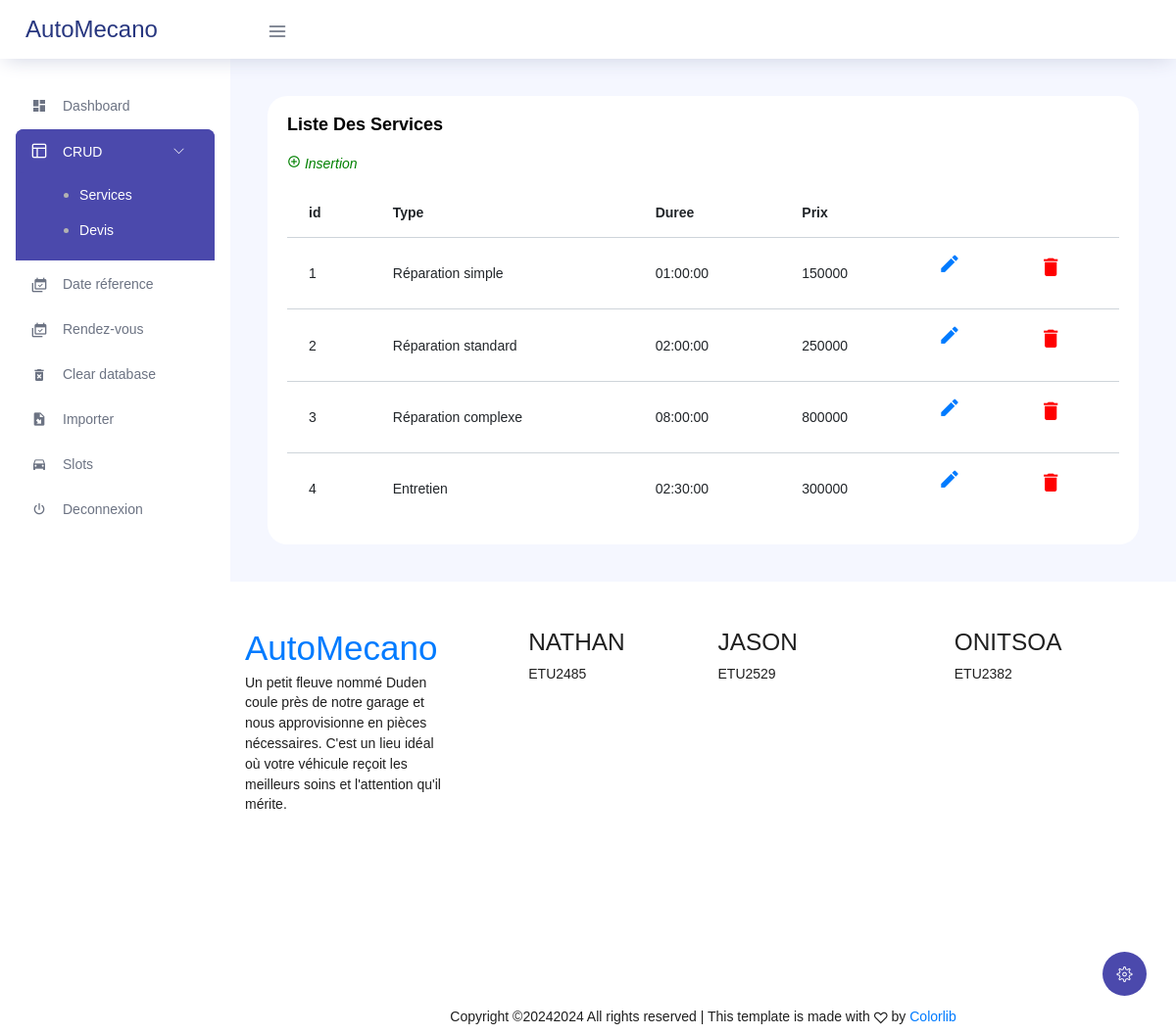
The page /service/list on the database its author committed.
### tables this page shows
CREATE TABLE g_services (
    id INT AUTO_INCREMENT PRIMARY KEY,
    type VARCHAR(50) NOT NULL,
    duree TIME NOT NULL,
    prix INT NOT NULL
);

### application/views/templates/template-admin.php (called while the page is built)
<?php
    $this->load->view("templates/header-admin");
    $this->load->view($contents);
    $this->load->view("templates/footer-admin");
?>

### application/controllers/service.php (called while the page is built, shortened)
<?php
class service extends CI_Controller{
    public function __construct()
    {
        $this->load->model('service_model');
        $this->load->helper('form');
    }
    public function list(){
        $data=array();
        $data['services']=$this->service_model->get_all();
        $data['contents'] = 'list-services';
        $this->load->view('templates/template-admin', $data);
    }
}
?>

### index.php (called while the page is built, shortened)
<?php
require_once BASEPATH.'core/CodeIgniter.php';

### application/models/service_model.php (called while the page is built, shortened)
<?php
class service_model extends CI_Model {
    public function get_all(){
        $query = $this->db->get('g_services');
        return $query->result_array();
    }
}
?>

### application/views/list-services.php (the view)
<div class="main-panel">
    <div class="content-wrapper">
        <div class="card">
                        <div class="card-body">
                        <h4 class="card-title">Liste des services</h4>
                        <p class="card-description">
                            <a style="color:green;" href="form"><i class="mdi mdi-plus-circle-outline"> Insertion</a></i>
                        </p>
                        <div class="table-responsive">
                            <table class="table table-hover">
                            <thead>
                                <tr>
                                <th>id</th>
                                <th>Type</th>
                                <th>Duree</th>
                                <th>Prix</th>
                                <th></th>
                                <th></th>
                                </tr>
                            </thead>
                            <tbody>
                                <?php foreach($services as $service){?>
                                    <tr>
                                        <td><?php echo $service['id'];?></td>
                                        <td><?php echo $service['type'];?></td>
                                        <td><?php echo $service['duree'];?></td>
                                        <td><?php echo $service['prix'];?></td>
                                        <td><h3><a href=<?php echo "form/".$service['id'];?>><i class="mdi mdi-border-color"></i></a></h3></td>
                                        <td><h3><a style="color: red;" href=<?php echo "delete/".$service['id'];?>><i class="mdi mdi-delete"></a></h3></td>
                                    </tr>
                                <?php } ?>
                            </tbody>
                            </table>
                        </div>
                        </div>
                    </div>
    </div>

### application/views/templates/header-admin.php (shortened to what this page needs)
<!DOCTYPE html>
<html lang="en">
<head>
  <link rel="stylesheet" href="<?php echo base_url('assets/vendors/feather/feather.css') ?>">
  <link rel="stylesheet" href="<?php echo base_url('assets/vendors/ti-icons/css/themify-icons.css') ?>">
  <link rel="stylesheet" href="<?php echo base_url('assets/vendors/css/vendor.bundle.base.css') ?>">
  <link rel="stylesheet" href="<?php echo base_url('assets/vendors/datatables.net-bs4/dataTables.bootstrap4.css') ?>">
  <link rel="stylesheet" href="<?php echo base_url('assets/vendors/ti-icons/css/themify-icons.css') ?>">
  <link rel="stylesheet" type="text/css" href="<?php echo base_url('assets/js/select.dataTables.min.css') ?>">
  <link rel="stylesheet" href="<?php echo base_url('assets/vendors/mdi/css/materialdesignicons.min.css') ?>">
  <link rel="stylesheet" href="<?php echo base_url('assets/css/vertical-layout-light/style.css')?>">
  <link rel="stylesheet" href="<?php echo base_url('assets/css/calendrier.css') ?>">
  <link rel="stylesheet" href="<?php echo base_url('assets/css/main.min.css') ?>">
  <link rel="stylesheet" href="<?php echo base_url('assets/css/main.css') ?>">
</head>
<body>
  <div class="container-scroller">
    <nav class="navbar col-lg-12 col-12 p-0 fixed-top d-flex flex-row">
      <div class="text-center navbar-brand-wrapper d-flex align-items-center justify-content-center">
        <a class="navbar-brand brand-logo mr-5" href="index.html">AutoMecano</a>
      </div>
      <div class="navbar-menu-wrapper d-flex align-items-center justify-content-end">
        <button class="navbar-toggler navbar-toggler align-self-center" type="button" data-toggle="minimize">
          <span class="icon-menu"></span>
        </button>
      </div>
    </nav>
    <div class="container-fluid page-body-wrapper">
      <div class="theme-setting-wrapper">
        <div id="settings-trigger"><i class="ti-settings"></i></div>
      </div>
      <nav class="sidebar sidebar-offcanvas" id="sidebar">
        <ul class="nav">
          <li class="nav-item">
              <a class="nav-link" href="<?php echo base_url('dashboard')?>">
              <i class="mdi mdi-view-dashboard menu-icon"></i>
              <span class="menu-title">Dashboard</span>
            </a>
          </li>
          <li class="nav-item">
            <a class="nav-link" data-toggle="collapse" href="#ui-basic" aria-expanded="false" aria-controls="ui-basic">
              <i class="icon-layout menu-icon"></i>
              <span class="menu-title">CRUD</span>
              <i class="menu-arrow"></i>
            </a>
            <div class="collapse" id="ui-basic">
              <ul class="nav flex-column sub-menu">
                <li class="nav-item"> <a class="nav-link" href="<?php echo base_url('service/list') ?>">Services</a></li>
                <li class="nav-item"> <a class="nav-link" href="<?php echo base_url("devis/list") ?>">Devis</a></li>
              </ul>
            </div>
          </li>
          <li class="nav-item">
            <a class="nav-link" href="<?php echo base_url('configuration')?>">
            <i class="mdi mdi-calendar-multiple-check menu-icon"></i>
            <span class="menu-title">Date réference</span>
          </a>
          </li>
          <li class="nav-item">
            <a class="nav-link" href="<?php echo base_url('reservation')?>">
            <i class="mdi mdi-calendar-multiple-check menu-icon"></i>
            <span class="menu-title">Rendez-vous</span>
          </a>
          </li>
          <li class="nav-item">
            <a class="nav-link" href="<?php echo base_url('data/clear') ?>">
            <i class="mdi mdi-delete-forever menu-icon"></i>
            <span class="menu-title">Clear database</span>
          </a>
          </li>
          <li class="nav-item">
            <a class="nav-link" href="<?php echo base_url('import') ?>">
            <i class="mdi mdi-file-import menu-icon"></i>
            <span class="menu-title">Importer</span>
          </a>
          </li>
          <li class="nav-item">
            <a class="nav-link" href="<?php echo base_url('dashboard/slot')?>">
            <i class="mdi mdi-car menu-icon"></i>
            <span class="menu-title">Slots</span>
          </a>
          </li>
          <li class="nav-item">
            <a class="nav-link" href="<?php echo base_url()?>">
            <i class="mdi mdi-power menu-icon"></i>
            <span class="menu-title">Deconnexion</span>
          </a>
          </li>
        </ul>
      </nav>

### application/views/templates/footer-admin.php (shortened to what this page needs)
<footer class="ftco-footer ftco-bg-dark ftco-section">
        <div class="container" style="margin-top: 50px;">
          <div class="row mb-5">
            <div class="col-md">
              <div class="ftco-footer-widget mb-4">
                <h2 class="ftco-heading-2"><a href="#" class="logo">Auto<span>Mecano</span></a></h2>
                <p>Un petit fleuve nommé Duden coule près de notre garage et nous approvisionne en pièces nécessaires. C'est un lieu idéal où votre véhicule reçoit les meilleurs soins et l'attention qu'il mérite.</p>
              </div>
            </div>
            <div class="col-md">
              <div class="ftco-footer-widget mb-4 ml-md-5">
                <h3 class="ftco-heading-2">NATHAN</h3>
                <ul class="list-unstyled">
                  <li>ETU2485</li>
                </ul>
              </div>
            </div>
            <div class="col-md">
               <div class="ftco-footer-widget mb-4">
                <h3 class="ftco-heading-2">JASON</h3>
                <ul class="list-unstyled">
                  <li>ETU2529</li>
                </ul>
              </div>
            </div>
            <div class="col-md">
               <div class="ftco-footer-widget mb-4">
                <h3 class="ftco-heading-2">ONITSOA</h3>
                <ul class="list-unstyled">
                  <li>ETU2382</li>
                </ul>
              </div>
            </div>
          </div>
          <div class="row">
            <div class="col-md-12 text-center">
              <p>
    Copyright ©<script>document.write(new Date().getFullYear());</script>2024 All rights reserved | This template is made with <i class="icon-heart color-danger" aria-hidden="true"></i> by <a href="https://colorlib.com" target="_blank">Colorlib</a>
    </p>
            </div>
          </div>
        </div>
      </footer>
      </div>
    </div>
  </div>
</body>
</html>

### assets/css/main.css (style rules this page uses)
:root { --fc-daygrid-event-dot-width: 8px; }
:root { --fc-list-event-dot-width: 10px; --fc-list-event-hover-bg-color: #f5f5f5; }

### rows shown on the page
g_services: id "1", type "Réparation simple", duree "01:00:00", prix "150000"
g_services: id "2", type "Réparation standard", duree "02:00:00", prix "250000"
g_services: id "3", type "Réparation complexe", duree "08:00:00", prix "800000"
g_services: id "4", type "Entretien", duree "02:30:00", prix "300000"
